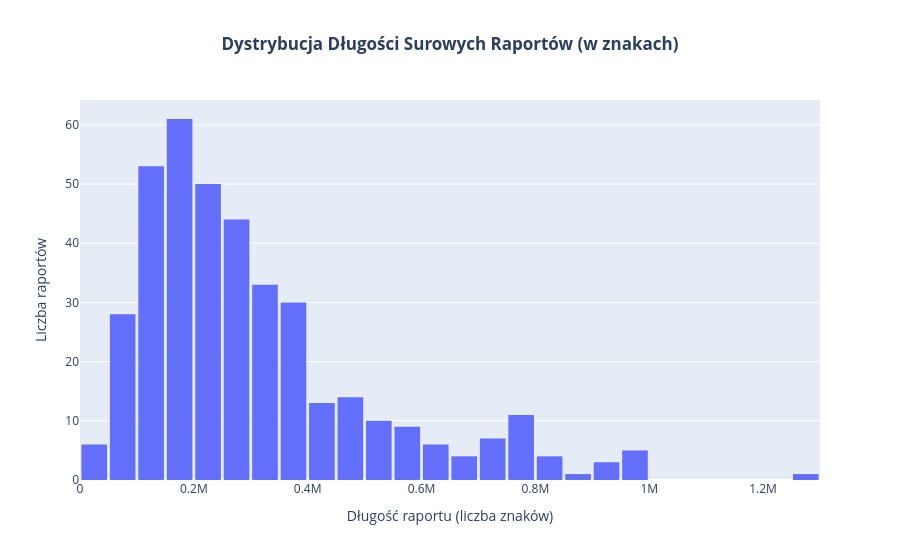

Write notebook code for a chart like this one.
### Markdown cell above
<br>

---

### **2. Analiza Długości Surowych Tekstów**

Poniższy histogram przedstawia rozkład liczby znaków w raportach korporacyjnych po wstępnym oczyszczeniu, ale przed tokenizacją.

### Code cell
if not raw_data_df.empty:
    fig = px.histogram(
        raw_data_df,
        x='text_length',
        title='<b>Dystrybucja Długości Surowych Raportów (w znakach)</b>',
        labels={'text_length': 'Długość raportu (liczba znaków)'},
        nbins=50
    )
    fig.update_layout(
        yaxis_title='Liczba raportów',
        title_x=0.5,
        bargap=0.1
    )
    fig.show()

### Figure 1 — Plotly figure (JSON) as saved in the notebook; plotly's stock layout.template omitted (floating-point values rounded to 4 significant figures; data arrays with more than 128 entries replaced by an {"elided": "..."} marker saying what was removed)
{"data": [{"bingroup": "x", "hovertemplate": "Długość raportu (liczba znaków)=%{x}<br>count=%{y}<extra></extra>", "legendgroup": "", "marker": {"color": "#636efa", "pattern": {"shape": ""}}, "name": "", "nbinsx": 50, "orientation": "v", "showlegend": false, "type": "histogram", "x": {"elided": "393 int values"}, "xaxis": "x", "yaxis": "y"}], "layout": {"bargap": 0.1, "barmode": "relative", "legend": {"tracegroupgap": 0}, "title": {"text": "<b>Dystrybucja Długości Surowych Raportów (w znakach)</b>", "x": 0.5}, "xaxis": {"anchor": "y", "domain": [0, 1], "title": {"text": "Długość raportu (liczba znaków)"}}, "yaxis": {"anchor": "x", "domain": [0, 1], "title": {"text": "Liczba raportów"}}}}
